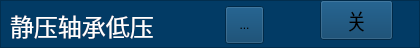
      <widget class="QFrame" name="frame_35">
       <property name="geometry">
        <rect>
         <x>440</x>
         <y>97</y>
         <width>420</width>
         <height>48</height>
        </rect>
       </property>
       <property name="styleSheet">
        <string notr="true">background-color: rgb(2, 59, 101);</string>
       </property>
       <property name="frameShape">
        <enum>QFrame::StyledPanel</enum>
       </property>
       <property name="frameShadow">
        <enum>QFrame::Raised</enum>
       </property>
       <widget class="QLabel" name="label_106">
        <property name="geometry">
         <rect>
          <x>10</x>
          <y>10</y>
          <width>191</width>
          <height>31</height>
         </rect>
        </property>
        <property name="font">
         <font>
          <family>微软雅黑</family>
          <pointsize>18</pointsize>
         </font>
        </property>
        <property name="styleSheet">
         <string notr="true">color: rgb(255, 255, 255);</string>
        </property>
        <property name="text">
         <string>静压轴承低压</string>
        </property>
       </widget>
       <widget class="QToolButton" name="toolButton_jyzcdy">
        <property name="geometry">
         <rect>
          <x>225</x>
          <y>6</y>
          <width>39</width>
          <height>38</height>
         </rect>
        </property>
        <property name="text">
         <string>...</string>
        </property>
        <property name="icon">
         <iconset>
          <normaloff>gct_ied_green.png</normaloff>gct_ied_green.png</iconset>
        </property>
        <property name="iconSize">
         <size>
          <width>32</width>
          <height>32</height>
         </size>
        </property>
       </widget>
       <widget class="QToolButton" name="toolButton_jyzcdychain">
        <property name="geometry">
         <rect>
          <x>320</x>
          <y>0</y>
          <width>73</width>
          <height>40</height>
         </rect>
        </property>
        <property name="font">
         <font>
          <family>微软雅黑</family>
          <pointsize>16</pointsize>
         </font>
        </property>
        <property name="text">
         <string>关</string>
        </property>
        <property name="icon">
         <iconset>
          <normaloff>yb_on.png</normaloff>yb_on.png</iconset>
        </property>
        <property name="iconSize">
         <size>
          <width>66</width>
          <height>48</height>
         </size>
        </property>
       </widget>
      </widget>
